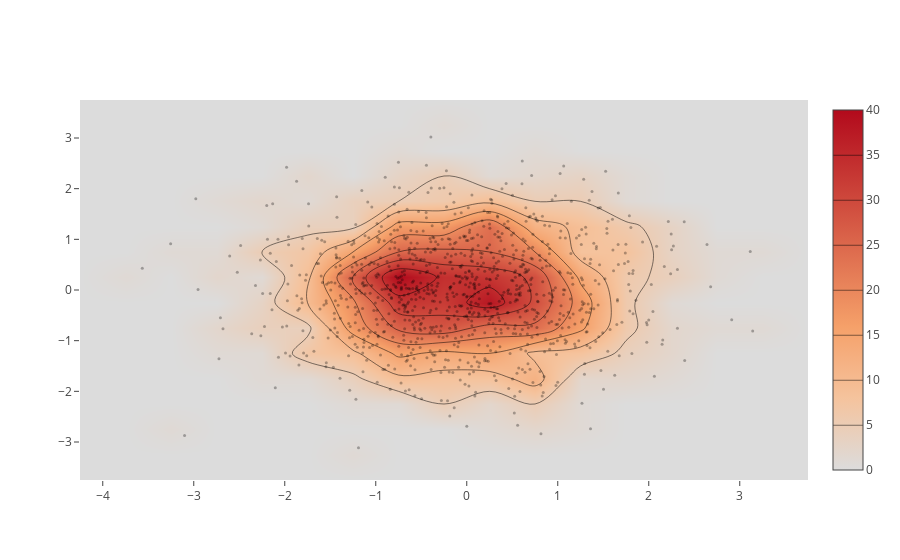

Notebook code for this chart:
### Code cell
import plotly.graph_objs as go

import numpy as np

x = np.random.randn(1000)
y = np.random.randn(2000)
iplot([go.Histogram2dContour(x=x, y=y, contours=dict(coloring='heatmap')),
       go.Scatter(x=x, y=y, mode='markers', marker=dict(color='black', size=3, opacity=0.3))], show_link=False)

### Figure 1 — Plotly figure (JSON) as saved in the notebook; plotly's stock layout.template omitted (floating-point values rounded to 4 significant figures; data arrays with more than 128 entries replaced by an {"elided": "..."} marker saying what was removed)
{"data": [{"contours": {"coloring": "heatmap"}, "type": "histogram2dcontour", "uid": "a1ebf9f0-8472-11e9-b3d1-0522e6c436c9", "x": {"elided": "1000 float values"}, "y": {"elided": "2000 float values"}}, {"marker": {"color": "black", "opacity": 0.3, "size": 3}, "mode": "markers", "type": "scatter", "uid": "a1ebfd06-8472-11e9-b3d1-0522e6c436c9", "x": {"elided": "1000 float values"}, "y": {"elided": "2000 float values"}}], "layout": {}}
